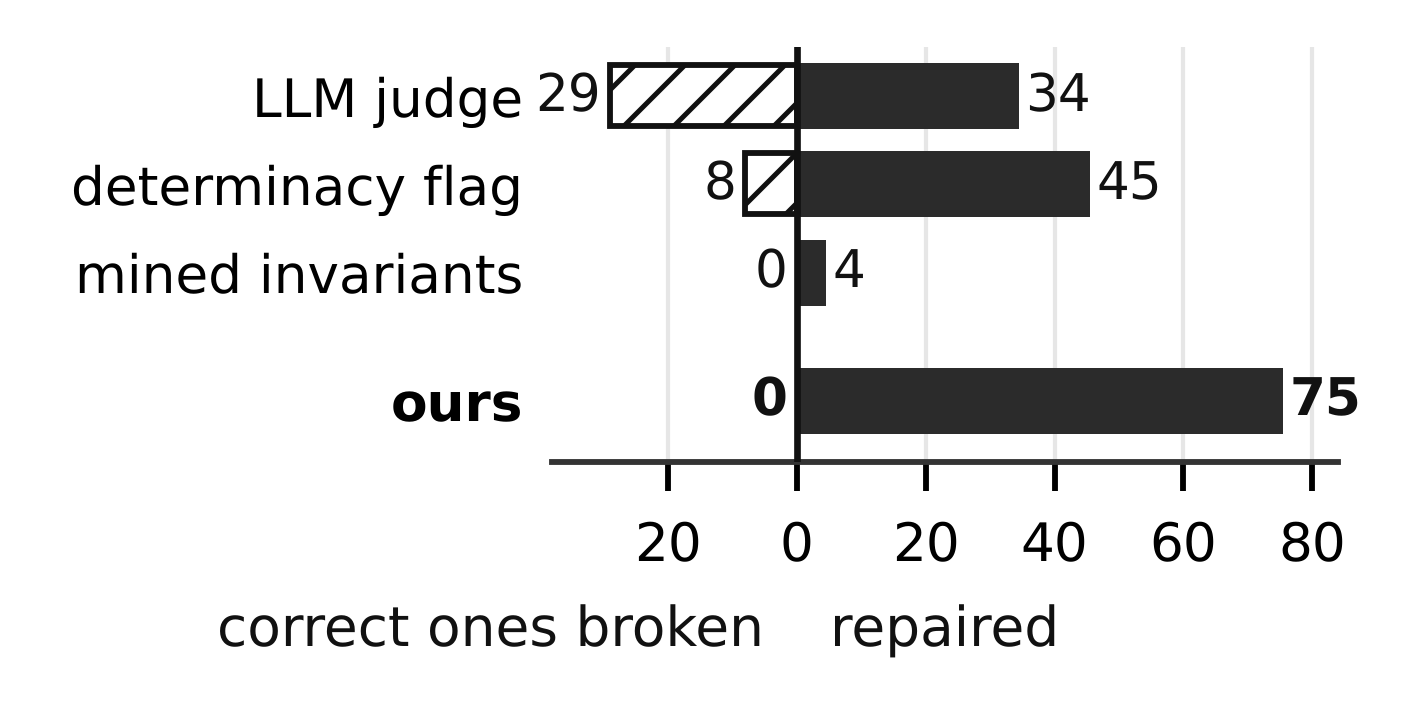

Write Python code to recreate this figure.
"""Fig. 3 of the paper: what the four repairs do to the 4500 accepts.

Reads results/repair_funnel_ext.json (written by pipeline/e2e_repair.py on top of pipeline/repair_full.py): the 2625
accepts of the first experiment and the 1875 accepts of the end-to-end runs. Left of zero are the correct
specifications that a repair broke (hatched), right of zero the accepts not shown correct that it repaired (dark).
Only valid changes count: a body verifies under the changed specification without a bypass.

The LLM judge and the determinacy flag run as originally designed, so their proposal replaces the specification.
The proposal of the invariant miner is the specification with the mined clauses conjoined, so it adds by design.
"ours" is step 3 of the pipeline: the proposals of all four proposers enter only as an added clause, one
strengthening per accept, a provably determinate one first.
"""
import fig_common as F

rules = F.load("repair_funnel_ext.json")["rules"]
ROWS = [(0.0, "LLM judge", "LLM judge|replace", False),
        (1.0, "determinacy flag", "determinacy rewrite|replace", False),
        (2.0, "mined invariants", "mined invariants|replace", False),
        (3.45, "ours", "all four proposers|add", True)]
rows = [(y, label, ours, rules[key]["broken"], rules[key]["repaired"]) for y, label, key, ours in ROWS]
units = rows[-1][0] + 1.1

fig, ax = F.bar_figure(units, 0.92, legend=False, right_in=0.12)
h = F.bar_height(fig, units)
ax.spines["left"].set_visible(False)
x_left = -(max(r[3] for r in rows) + 9)
x_right = max(r[4] for r in rows) + 9
u = (x_right - x_left) * 0.012
for y, label, ours, broken, repaired in rows:
    if broken:
        ax.barh(y, -broken, h, zorder=3, **F.BAD)
    if repaired:
        ax.barh(y, repaired, h, zorder=3, **F.GOOD)
    F.num_out(ax, -broken - u, y, "%d" % broken, ha="right", bold=ours)
    F.num_out(ax, repaired + u, y, "%d" % repaired, bold=ours)
ax.axvline(0, color=F.INK, lw=0.8, zorder=4)
ax.set_yticks([r[0] for r in rows])
ax.set_yticklabels([r[1] for r in rows], fontsize=F.FS_TICK)
for tick, r in zip(ax.get_yticklabels(), rows):
    if r[2]:
        tick.set_fontweight("bold")
ax.set_ylim(units - 1.0 + 0.1 + 0.5, -0.55)
ax.set_xlim(x_left, x_right)
ticks = [t for t in range(-100, 101, 20) if x_left + 2 <= t <= x_right - 2]
ax.set_xticks(ticks)
ax.set_xticklabels(["%d" % abs(t) for t in ticks])
for x, ha, text in ((-u * 3.5, "right", "correct ones broken"), (u * 3.5, "left", "repaired")):
    ax.annotate(text, xy=(x, 0), xycoords=("data", "axes fraction"), xytext=(0, -17), textcoords="offset points",
                ha=ha, va="top", fontsize=F.FS_LAB, color=F.INK)

F.save(fig, "fig3_repair.png")
for y, label, ours, broken, repaired in rows:
    print("  %-17s broken %2d, repaired %2d" % (label, broken, repaired))
